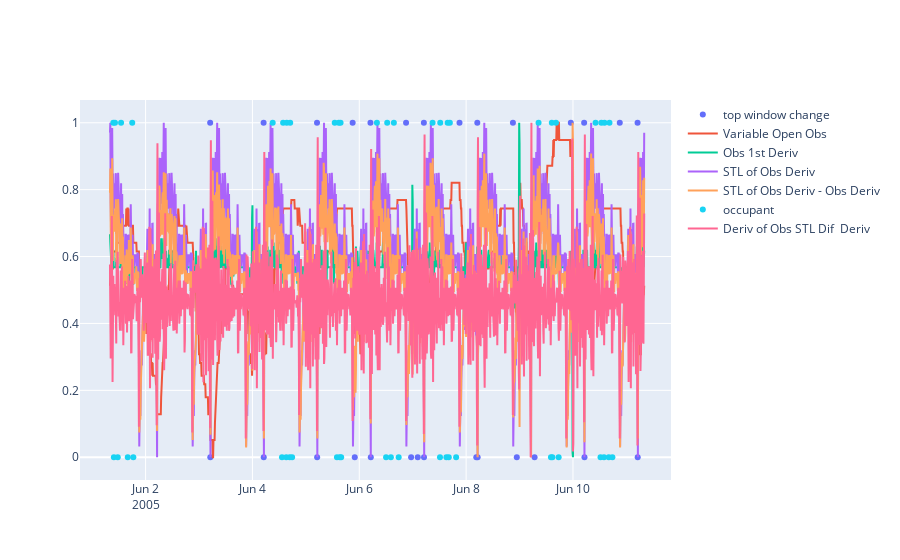

Source (notebook cell):
### Code cell
fig = go.Figure()

fig.add_trace(go.Scatter(
            x=e01_june10["tw"]["DateTime"],
            y=e01_june10["tw"].iloc[:,1], 
            mode='markers',
            name="top window change"
            ))

fig.add_trace(go.Scatter(
                    x=df["DateTime"],
                    y=h.normalize(df["Temp C"]), 
                    mode='lines',
                    name="Variable Open Obs"
                ))

# derivative of observation only 
fig.add_trace(go.Scatter(
                    x=obs_deriv.index,
                    y=obs_deriv, 
                    mode='lines',
                    name="Obs 1st Deriv "
                ))


fig.add_trace(go.Scatter(
                    x=stl_deriv.seasonal.index,
                    y=h.normalize(stl_deriv.seasonal), 
                    mode='lines',
                    name="STL of Obs Deriv "
                ))

# difference between this stl decomp 
fig.add_trace(go.Scatter(
                    x=stl_deriv_dif.index,
                    y=stl_deriv_dif, 
                    mode='lines',
                    name="STL of Obs Deriv - Obs Deriv "
                ))

fig.add_trace(go.Scatter(
            x=e01_june10["occ"]["DateTime"],
            y=e01_june10["occ"].iloc[:,1], 
            mode='markers',
            name="occupant"
            ))

# # s3d
fig.add_trace(go.Scatter(
                    x=stl_deriv_dif_deriv.index,
                    y=stl_deriv_dif_deriv, 
                    mode='lines',
                    name="Deriv of Obs STL Dif  Deriv "
                ))

### Figure 1 — Plotly figure (JSON) as saved in the notebook; plotly's stock layout.template omitted (floating-point values rounded to 4 significant figures; data arrays with more than 128 entries replaced by an {"elided": "..."} marker saying what was removed)
{"data": [{"mode": "markers", "name": "top window change", "type": "scatter", "x": ["2005-06-03T05:01:10", "2005-06-03T05:04:30", "2005-06-04T05:01:10", "2005-06-04T05:04:30", "2005-06-05T05:01:10", "2005-06-05T05:04:40", "2005-06-05T21:01:30", "2005-06-05T21:58:20", "2005-06-06T05:01:10", "2005-06-06T05:10:30", "2005-06-06T21:01:20", "2005-06-06T23:17:00", "2005-06-07T02:15:50", "2005-06-07T05:01:10", "2005-06-07T05:04:40", "2005-06-07T21:01:30", "2005-06-08T04:34:00", "2005-06-08T05:01:10", "2005-06-08T05:10:30", "2005-06-08T21:01:20", "2005-06-08T22:45:40", "2005-06-09T06:45:30", "2005-06-09T23:01:40", "2005-06-10T05:01:10", "2005-06-10T05:10:30", "2005-06-10T21:01:20", "2005-06-11T05:01:10", "2005-06-11T05:04:40"], "y": [1, 0, 1, 0, 1, 0, 1, 0, 1, 0, 1, 0, 0, 1, 0, 1, 0, 1, 0, 1, 0, 0, 1, 1, 0, 1, 1, 0]}, {"mode": "lines", "name": "Variable Open Obs", "type": "scatter", "x": {"elided": "1441 str values"}, "y": {"elided": "1441 float values"}}, {"mode": "lines", "name": "Obs 1st Deriv ", "type": "scatter", "x": {"elided": "1441 str values"}, "y": {"elided": "1441 float values"}}, {"mode": "lines", "name": "STL of Obs Deriv ", "type": "scatter", "x": {"elided": "1441 str values"}, "y": {"elided": "1441 float values"}}, {"mode": "lines", "name": "STL of Obs Deriv - Obs Deriv ", "type": "scatter", "x": {"elided": "1441 str values"}, "y": {"elided": "1441 float values"}}, {"mode": "markers", "name": "occupant", "type": "scatter", "x": ["2005-06-01T09:30:00", "2005-06-01T09:45:00", "2005-06-01T10:15:00", "2005-06-01T11:30:00", "2005-06-01T13:00:00", "2005-06-01T16:00:00", "2005-06-01T18:00:00", "2005-06-01T18:30:00", "2005-06-04T09:06:20", "2005-06-04T13:16:40", "2005-06-04T13:47:20", "2005-06-04T15:12:00", "2005-06-04T15:25:20", "2005-06-04T16:46:30", "2005-06-04T16:58:10", "2005-06-04T17:49:20", "2005-06-05T12:58:30", "2005-06-05T13:58:30", "2005-06-05T14:47:00", "2005-06-05T15:14:50", "2005-06-05T15:36:10", "2005-06-05T15:51:40", "2005-06-06T07:55:30", "2005-06-06T12:02:30", "2005-06-06T12:32:50", "2005-06-06T14:11:30", "2005-06-06T15:32:20", "2005-06-06T17:41:50", "2005-06-07T08:55:40", "2005-06-07T12:15:30", "2005-06-07T12:22:20", "2005-06-07T15:07:50", "2005-06-07T15:42:10", "2005-06-07T16:12:20", "2005-06-07T16:41:40", "2005-06-07T19:30:30", "2005-06-09T08:32:30", "2005-06-09T14:06:40", "2005-06-09T14:29:50", "2005-06-09T14:45:20", "2005-06-09T16:21:30", "2005-06-09T17:33:40", "2005-06-10T10:09:00", "2005-06-10T12:22:30", "2005-06-10T12:45:10", "2005-06-10T13:56:20", "2005-06-10T14:09:50", "2005-06-10T16:04:10", "2005-06-10T16:24:20", "2005-06-10T17:42:20"], "y": [1, 0, 1, 0, 1, 0, 1, 0, 1, 0, 1, 0, 1, 0, 1, 0, 1, 0, 1, 0, 1, 0, 1, 0, 1, 0, 1, 0, 1, 0, 1, 0, 1, 0, 1, 0, 1, 0, 1, 0, 1, 0, 1, 0, 1, 0, 1, 0, 1, 0]}, {"mode": "lines", "name": "Deriv of Obs STL Dif  Deriv ", "type": "scatter", "x": {"elided": "1441 str values"}, "y": {"elided": "1441 float values"}}], "layout": {}}
